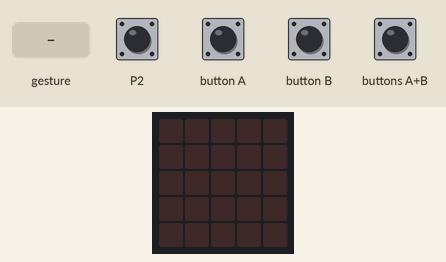
Bench run of a program on a simulated BBC micro:bit (MakeCode). Parts: the board's 5×5 LED display. The inputs (shaded band) are chosen by the test bench. Random numbers come from a fixed seed; a tilt is held for 1.5 s and a shake lasts 1 s, then the board lies face up again; the 48×5 strip is a reading aid, not a part: it shows the text the display is scrolling, unrolled, one strip-width of it at a time.

Above: at 1.2 s.
1.3 s: gesture 'logo down'
At 2.0 s:
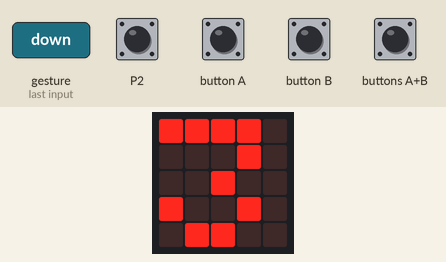
4.3 s: touch pin P2 pressed for 0.15 s
At 4.9 s:
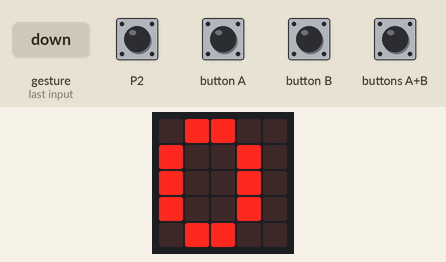
7.4 s: button A pressed for 0.15 s
At 8.8 s:
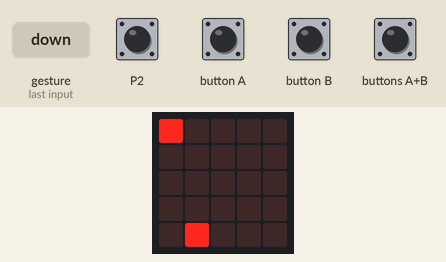
10.5 s: button B pressed for 0.15 s
At 12.1 s:
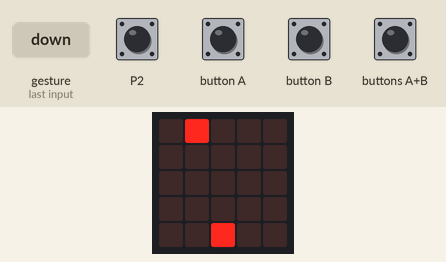
13.6 s: button B pressed for 0.15 s
At 15.2 s:
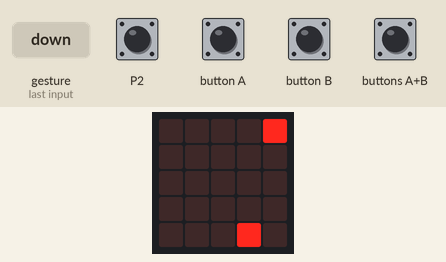
16.7 s: button B pressed for 0.15 s
At 17.6 s:
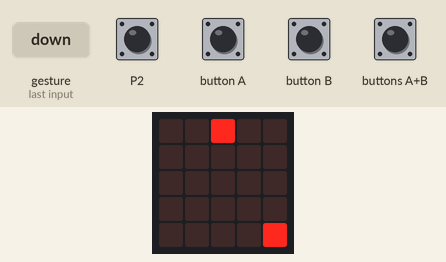
Timing chart, 0 to 19.7 s (numbered marks = the images above; inputs shaded):
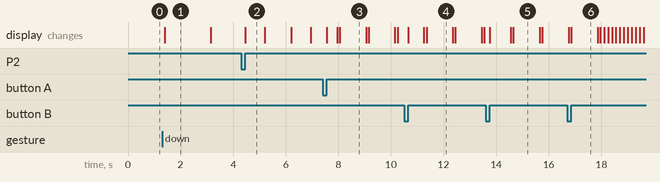

The program:

main.ts
```typescript
input.onButtonPressed(Button.A, function () {
    if (Start == 1) {
        Own.move(-1)
    }
})
input.onPinPressed(TouchPin.P2, function () {
    basic.showNumber(game.score())
    basic.pause(1000)
    basic.clearScreen()
})
input.onGesture(Gesture.LogoDown, function () {
    if (Start == 0) {
        game.setScore(0)
        index = 0
        for (let index2 = 0; index2 < 3; index2++) {
            basic.showNumber(Count[index])
            basic.pause(1000)
            index += 1
        }
        Own = game.createSprite(2, 4)
        Start = 1
        Appear = [0, 1, 2, 3, 4]
        for (let index2 = 0; index2 < 10; index2++) {
            Enemy = game.createSprite(Appear[randint(1, 5)], 0)
            basic.pause(1000)
            Enemy.delete()
            basic.pause(100)
        }
        Own.delete()
        Start = 0
        basic.showString("Finish")
    }
})
input.onButtonPressed(Button.AB, function () {
    if (Start == 1) {
        if (Enemy.get(LedSpriteProperty.X) == Own.get(LedSpriteProperty.X)) {
            game.addScore(1)
        }
        if (Enemy.get(LedSpriteProperty.X) != Own.get(LedSpriteProperty.X)) {
            game.addScore(-1)
        }
    }
})
input.onButtonPressed(Button.B, function () {
    if (Start == 1) {
        Own.move(1)
    }
})
let Enemy: game.LedSprite = null
let Appear: number[] = []
let index = 0
let Own: game.LedSprite = null
let Start = 0
let Count: number[] = []
Count = [3, 2, 1]
Start = 0
```

test.ts
```typescript
// テストはここに来ます。このパッケージが拡張機能として使用されるときにはコンパイルされません。
```

Measured:
- after the input at 1.3 s, the display: changes after 0.10 s (image 1)
- what the display in image 1 shows lasts 1.8 s, from 1.4 s to 3.2 s
- what the display in image 2 shows lasts 0.7 s, from 4.5 s to 5.2 s
- what the display in image 3 shows lasts 1.0 s, from 8.1 s to 9.1 s
